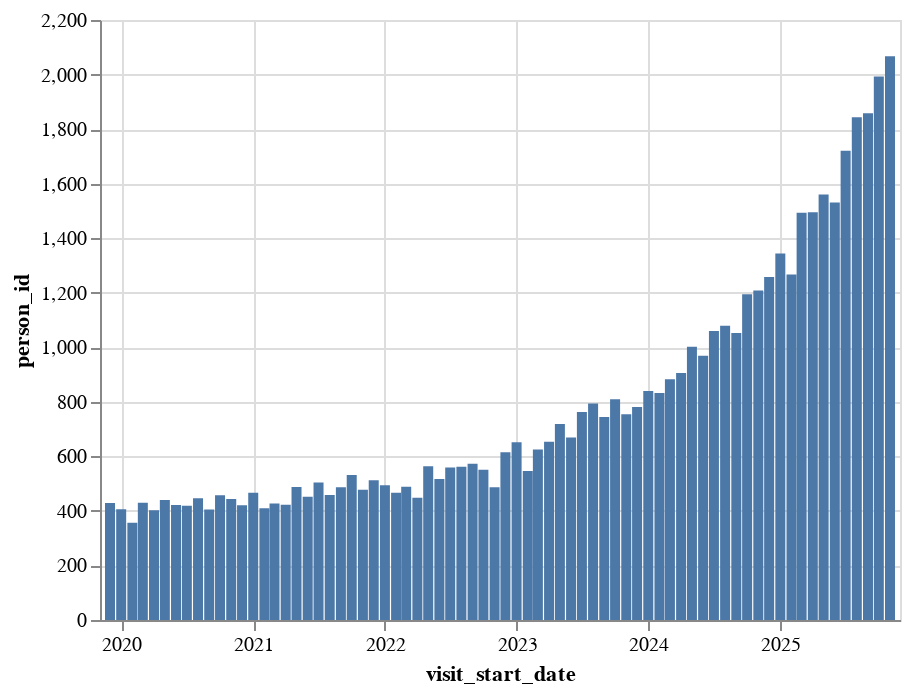

Notebook cell for this chart:
### Code cell
#TODO

### Figure 1 — Vega-Lite specification as saved in the notebook (floating-point values rounded to 4 significant figures)
{"config": {"view": {"continuousWidth": 400, "continuousHeight": 300}}, "data": {"name": "data-3172f3d5033152a0f92e8ae54f8cf9d3"}, "mark": "bar", "encoding": {"x": {"type": "temporal", "field": "visit_start_date"}, "y": {"type": "quantitative", "field": "person_id"}}, "$schema": "https://vega.github.io/schema/vega-lite/v4.8.1.json", "datasets": {"data-3172f3d5033152a0f92e8ae54f8cf9d3": [{"visit_start_date": "2019-12", "person_id": 429}, {"visit_start_date": "2020-01", "person_id": 406}, {"visit_start_date": "2020-02", "person_id": 357}, {"visit_start_date": "2020-03", "person_id": 430}, {"visit_start_date": "2020-04", "person_id": 402}, {"visit_start_date": "2020-05", "person_id": 440}, {"visit_start_date": "2020-06", "person_id": 422}, {"visit_start_date": "2020-07", "person_id": 419}, {"visit_start_date": "2020-08", "person_id": 446}, {"visit_start_date": "2020-09", "person_id": 405}, {"visit_start_date": "2020-10", "person_id": 457}, {"visit_start_date": "2020-11", "person_id": 444}, {"visit_start_date": "2020-12", "person_id": 421}, {"visit_start_date": "2021-01", "person_id": 467}, {"visit_start_date": "2021-02", "person_id": 410}, {"visit_start_date": "2021-03", "person_id": 427}, {"visit_start_date": "2021-04", "person_id": 423}, {"visit_start_date": "2021-05", "person_id": 488}, {"visit_start_date": "2021-06", "person_id": 452}, {"visit_start_date": "2021-07", "person_id": 504}, {"visit_start_date": "2021-08", "person_id": 458}, {"visit_start_date": "2021-09", "person_id": 487}, {"visit_start_date": "2021-10", "person_id": 532}, {"visit_start_date": "2021-11", "person_id": 478}, {"visit_start_date": "2021-12", "person_id": 512}, {"visit_start_date": "2022-01", "person_id": 494}, {"visit_start_date": "2022-02", "person_id": 467}, {"visit_start_date": "2022-03", "person_id": 489}, {"visit_start_date": "2022-04", "person_id": 448}, {"visit_start_date": "2022-05", "person_id": 564}, {"visit_start_date": "2022-06", "person_id": 517}, {"visit_start_date": "2022-07", "person_id": 559}, {"visit_start_date": "2022-08", "person_id": 562}, {"visit_start_date": "2022-09", "person_id": 573}, {"visit_start_date": "2022-10", "person_id": 551}, {"visit_start_date": "2022-11", "person_id": 487}, {"visit_start_date": "2022-12", "person_id": 615}, {"visit_start_date": "2023-01", "person_id": 652}, {"visit_start_date": "2023-02", "person_id": 546}, {"visit_start_date": "2023-03", "person_id": 625}, {"visit_start_date": "2023-04", "person_id": 654}, {"visit_start_date": "2023-05", "person_id": 719}, {"visit_start_date": "2023-06", "person_id": 669}, {"visit_start_date": "2023-07", "person_id": 763}, {"visit_start_date": "2023-08", "person_id": 794}, {"visit_start_date": "2023-09", "person_id": 744}, {"visit_start_date": "2023-10", "person_id": 809}, {"visit_start_date": "2023-11", "person_id": 754}, {"visit_start_date": "2023-12", "person_id": 781}, {"visit_start_date": "2024-01", "person_id": 840}, {"visit_start_date": "2024-02", "person_id": 832}, {"visit_start_date": "2024-03", "person_id": 883}, {"visit_start_date": "2024-04", "person_id": 906}, {"visit_start_date": "2024-05", "person_id": 1002}, {"visit_start_date": "2024-06", "person_id": 969}, {"visit_start_date": "2024-07", "person_id": 1060}, {"visit_start_date": "2024-08", "person_id": 1079}, {"visit_start_date": "2024-09", "person_id": 1052}, {"visit_start_date": "2024-10", "person_id": 1194}, {"visit_start_date": "2024-11", "person_id": 1208}, {"visit_start_date": "2024-12", "person_id": 1258}, {"visit_start_date": "2025-01", "person_id": 1344}, {"visit_start_date": "2025-02", "person_id": 1267}, {"visit_start_date": "2025-03", "person_id": 1493}, {"visit_start_date": "2025-04", "person_id": 1495}, {"visit_start_date": "2025-05", "person_id": 1560}, {"visit_start_date": "2025-06", "person_id": 1531}, {"visit_start_date": "2025-07", "person_id": 1721}, {"visit_start_date": "2025-08", "person_id": 1843}, {"visit_start_date": "2025-09", "person_id": 1858}, {"visit_start_date": "2025-10", "person_id": 1993}, {"visit_start_date": "2025-11", "person_id": 2067}]}}
